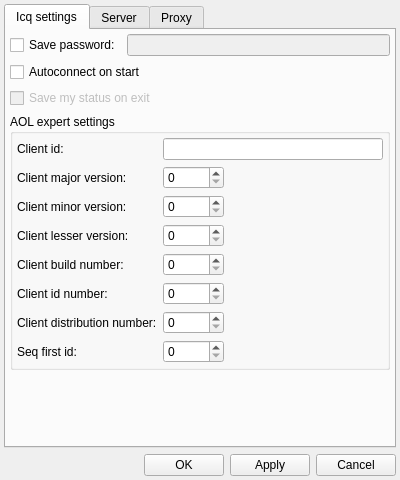
<?xml version="1.0" encoding="UTF-8"?>
<ui version="4.0">
 <class>accountEdit</class>
 <widget class="QWidget" name="accountEdit">
  <property name="geometry">
   <rect>
    <x>0</x>
    <y>0</y>
    <width>400</width>
    <height>480</height>
   </rect>
  </property>
  <property name="windowTitle">
   <string>Form</string>
  </property>
  <layout class="QGridLayout" name="gridLayout">
   <property name="margin">
    <number>4</number>
   </property>
   <item row="0" column="0">
    <widget class="QTabWidget" name="tabWidget">
     <property name="currentIndex">
      <number>0</number>
     </property>
     <widget class="QWidget" name="tab">
      <attribute name="title">
       <string>Icq settings</string>
      </attribute>
      <layout class="QGridLayout" name="gridLayout_5">
       <property name="margin">
        <number>4</number>
       </property>
       <item row="0" column="1">
        <layout class="QHBoxLayout" name="horizontalLayout_10">
         <item>
          <widget class="QCheckBox" name="savePassBox">
           <property name="text">
            <string>Save password:</string>
           </property>
          </widget>
         </item>
         <item>
          <widget class="QLineEdit" name="passwordEdit">
           <property name="enabled">
            <bool>false</bool>
           </property>
           <property name="echoMode">
            <enum>QLineEdit::Password</enum>
           </property>
          </widget>
         </item>
        </layout>
       </item>
       <item row="4" column="1">
        <spacer name="verticalSpacer_3">
         <property name="orientation">
          <enum>Qt::Vertical</enum>
         </property>
         <property name="sizeHint" stdset="0">
          <size>
           <width>20</width>
           <height>40</height>
          </size>
         </property>
        </spacer>
       </item>
       <item row="3" column="1">
        <widget class="QGroupBox" name="groupBox">
         <property name="title">
          <string>AOL expert settings</string>
         </property>
         <layout class="QGridLayout" name="gridLayout_4">
          <property name="margin">
           <number>4</number>
          </property>
          <item row="1" column="0">
           <widget class="QLabel" name="label_2">
            <property name="text">
             <string>Client id:</string>
            </property>
           </widget>
          </item>
          <item row="1" column="1">
           <widget class="QLineEdit" name="idEdit"/>
          </item>
          <item row="2" column="1">
           <layout class="QHBoxLayout" name="horizontalLayout_3">
            <item>
             <widget class="QSpinBox" name="majorBox">
              <property name="maximum">
               <number>65535</number>
              </property>
             </widget>
            </item>
            <item>
             <spacer name="horizontalSpacer_2">
              <property name="orientation">
               <enum>Qt::Horizontal</enum>
              </property>
              <property name="sizeHint" stdset="0">
               <size>
                <width>40</width>
                <height>20</height>
               </size>
              </property>
             </spacer>
            </item>
           </layout>
          </item>
          <item row="2" column="0">
           <widget class="QLabel" name="label_3">
            <property name="text">
             <string>Client major version:</string>
            </property>
           </widget>
          </item>
          <item row="3" column="0">
           <widget class="QLabel" name="label_4">
            <property name="text">
             <string>Client minor version:</string>
            </property>
           </widget>
          </item>
          <item row="3" column="1">
           <layout class="QHBoxLayout" name="horizontalLayout_4">
            <item>
             <widget class="QSpinBox" name="minorBox">
              <property name="maximum">
               <number>65535</number>
              </property>
             </widget>
            </item>
            <item>
             <spacer name="horizontalSpacer_3">
              <property name="orientation">
               <enum>Qt::Horizontal</enum>
              </property>
              <property name="sizeHint" stdset="0">
               <size>
                <width>40</width>
                <height>20</height>
               </size>
              </property>
             </spacer>
            </item>
           </layout>
          </item>
          <item row="4" column="0">
           <widget class="QLabel" name="label_5">
            <property name="text">
             <string>Client lesser version:</string>
            </property>
           </widget>
          </item>
          <item row="4" column="1">
           <layout class="QHBoxLayout" name="horizontalLayout_5">
            <item>
             <widget class="QSpinBox" name="lesserBox">
              <property name="maximum">
               <number>65535</number>
              </property>
             </widget>
            </item>
            <item>
             <spacer name="horizontalSpacer_4">
              <property name="orientation">
               <enum>Qt::Horizontal</enum>
              </property>
              <property name="sizeHint" stdset="0">
               <size>
                <width>40</width>
                <height>20</height>
               </size>
              </property>
             </spacer>
            </item>
           </layout>
          </item>
          <item row="5" column="0">
           <widget class="QLabel" name="label_6">
            <property name="text">
             <string>Client build number:</string>
            </property>
           </widget>
          </item>
          <item row="5" column="1">
           <layout class="QHBoxLayout" name="horizontalLayout_6">
            <item>
             <widget class="QSpinBox" name="buildBox">
              <property name="maximum">
               <number>65535</number>
              </property>
             </widget>
            </item>
            <item>
             <spacer name="horizontalSpacer_5">
              <property name="orientation">
               <enum>Qt::Horizontal</enum>
              </property>
              <property name="sizeHint" stdset="0">
               <size>
                <width>40</width>
                <height>20</height>
               </size>
              </property>
             </spacer>
            </item>
           </layout>
          </item>
          <item row="6" column="0">
           <widget class="QLabel" name="label_7">
            <property name="text">
             <string>Client id number:</string>
            </property>
           </widget>
          </item>
          <item row="6" column="1">
           <layout class="QHBoxLayout" name="horizontalLayout_7">
            <item>
             <widget class="QSpinBox" name="idBox">
              <property name="maximum">
               <number>65535</number>
              </property>
             </widget>
            </item>
            <item>
             <spacer name="horizontalSpacer_6">
              <property name="orientation">
               <enum>Qt::Horizontal</enum>
              </property>
              <property name="sizeHint" stdset="0">
               <size>
                <width>40</width>
                <height>20</height>
               </size>
              </property>
             </spacer>
            </item>
           </layout>
          </item>
          <item row="7" column="0">
           <widget class="QLabel" name="label_8">
            <property name="text">
             <string>Client distribution number:</string>
            </property>
           </widget>
          </item>
          <item row="7" column="1">
           <layout class="QHBoxLayout" name="horizontalLayout_8">
            <item>
             <widget class="QSpinBox" name="distributionBox">
              <property name="maximum">
               <number>65535</number>
              </property>
             </widget>
            </item>
            <item>
             <spacer name="horizontalSpacer_7">
              <property name="orientation">
               <enum>Qt::Horizontal</enum>
              </property>
              <property name="sizeHint" stdset="0">
               <size>
                <width>40</width>
                <height>20</height>
               </size>
              </property>
             </spacer>
            </item>
           </layout>
          </item>
          <item row="8" column="0">
           <widget class="QLabel" name="label_9">
            <property name="text">
             <string>Seq first id:</string>
            </property>
           </widget>
          </item>
          <item row="8" column="1">
           <layout class="QHBoxLayout" name="horizontalLayout_9">
            <item>
             <widget class="QSpinBox" name="seqBox">
              <property name="maximum">
               <number>65535</number>
              </property>
             </widget>
            </item>
            <item>
             <spacer name="horizontalSpacer_8">
              <property name="orientation">
               <enum>Qt::Horizontal</enum>
              </property>
              <property name="sizeHint" stdset="0">
               <size>
                <width>40</width>
                <height>20</height>
               </size>
              </property>
             </spacer>
            </item>
           </layout>
          </item>
         </layout>
        </widget>
       </item>
       <item row="1" column="1">
        <widget class="QCheckBox" name="autoBox">
         <property name="text">
          <string>Autoconnect on start</string>
         </property>
        </widget>
       </item>
       <item row="2" column="1">
        <widget class="QCheckBox" name="saveStatusOnExitBox">
         <property name="enabled">
          <bool>false</bool>
         </property>
         <property name="text">
          <string>Save my status on exit</string>
         </property>
        </widget>
       </item>
      </layout>
     </widget>
     <widget class="QWidget" name="tab_2">
      <attribute name="title">
       <string>Server</string>
      </attribute>
      <layout class="QGridLayout" name="gridLayout_2">
       <property name="margin">
        <number>4</number>
       </property>
       <item row="1" column="0">
        <widget class="QCheckBox" name="keepAliveBox">
         <property name="text">
          <string>Keep connection alive</string>
         </property>
        </widget>
       </item>
       <item row="2" column="0">
        <widget class="QCheckBox" name="secureBox">
         <property name="text">
          <string>Secure login</string>
         </property>
        </widget>
       </item>
       <item row="3" column="0">
        <widget class="QCheckBox" name="useProxyBox">
         <property name="text">
          <string>Proxy connection</string>
         </property>
        </widget>
       </item>
       <item row="4" column="0">
        <layout class="QHBoxLayout" name="horizontalLayout_2">
         <item>
          <widget class="QLabel" name="label">
           <property name="sizePolicy">
            <sizepolicy hsizetype="Preferred" vsizetype="Fixed">
             <horstretch>0</horstretch>
             <verstretch>0</verstretch>
            </sizepolicy>
           </property>
           <property name="text">
            <string>Listen port for file transfer:</string>
           </property>
          </widget>
         </item>
         <item>
          <widget class="QSpinBox" name="listenPortBox">
           <property name="sizePolicy">
            <sizepolicy hsizetype="Fixed" vsizetype="Fixed">
             <horstretch>0</horstretch>
             <verstretch>0</verstretch>
            </sizepolicy>
           </property>
           <property name="minimum">
            <number>1024</number>
           </property>
           <property name="maximum">
            <number>65535</number>
           </property>
           <property name="value">
            <number>5191</number>
           </property>
          </widget>
         </item>
         <item>
          <spacer name="horizontalSpacer_9">
           <property name="orientation">
            <enum>Qt::Horizontal</enum>
           </property>
           <property name="sizeHint" stdset="0">
            <size>
             <width>40</width>
             <height>20</height>
            </size>
           </property>
          </spacer>
         </item>
        </layout>
       </item>
       <item row="5" column="0">
        <spacer name="verticalSpacer">
         <property name="orientation">
          <enum>Qt::Vertical</enum>
         </property>
         <property name="sizeHint" stdset="0">
          <size>
           <width>20</width>
           <height>98</height>
          </size>
         </property>
        </spacer>
       </item>
       <item row="0" column="0">
        <widget class="QGroupBox" name="serverBox">
         <property name="sizePolicy">
          <sizepolicy hsizetype="Preferred" vsizetype="Fixed">
           <horstretch>0</horstretch>
           <verstretch>0</verstretch>
          </sizepolicy>
         </property>
         <property name="title">
          <string>Server</string>
         </property>
         <layout class="QFormLayout" name="formLayout">
          <property name="labelAlignment">
           <set>Qt::AlignLeading|Qt::AlignLeft|Qt::AlignVCenter</set>
          </property>
          <property name="margin">
           <number>4</number>
          </property>
          <item row="1" column="0">
           <widget class="QLabel" name="hostLabel_2">
            <property name="text">
             <string>Host:</string>
            </property>
           </widget>
          </item>
          <item row="1" column="1">
           <widget class="QLineEdit" name="hostEdit">
            <property name="minimumSize">
             <size>
              <width>150</width>
              <height>0</height>
             </size>
            </property>
            <property name="text">
             <string>login.icq.com</string>
            </property>
           </widget>
          </item>
          <item row="2" column="0">
           <widget class="QLabel" name="portLabel_2">
            <property name="text">
             <string>Port:</string>
            </property>
           </widget>
          </item>
          <item row="2" column="1">
           <layout class="QHBoxLayout" name="_11">
            <item>
             <widget class="QSpinBox" name="portBox">
              <property name="minimum">
               <number>1</number>
              </property>
              <property name="maximum">
               <number>65535</number>
              </property>
              <property name="value">
               <number>5190</number>
              </property>
             </widget>
            </item>
            <item>
             <spacer>
              <property name="orientation">
               <enum>Qt::Horizontal</enum>
              </property>
              <property name="sizeHint" stdset="0">
               <size>
                <width>40</width>
                <height>20</height>
               </size>
              </property>
             </spacer>
            </item>
           </layout>
          </item>
         </layout>
        </widget>
       </item>
      </layout>
     </widget>
     <widget class="QWidget" name="tab_3">
      <attribute name="title">
       <string>Proxy</string>
      </attribute>
      <layout class="QGridLayout" name="gridLayout_3">
       <property name="margin">
        <number>4</number>
       </property>
       <item row="0" column="0">
        <layout class="QFormLayout" name="formLayout_2">
         <property name="labelAlignment">
          <set>Qt::AlignLeading|Qt::AlignLeft|Qt::AlignVCenter</set>
         </property>
         <item row="0" column="0">
          <widget class="QLabel" name="typeLabel">
           <property name="text">
            <string>Type:</string>
           </property>
          </widget>
         </item>
         <item row="1" column="0">
          <widget class="QLabel" name="proxyHostLabel">
           <property name="text">
            <string>Host:</string>
           </property>
          </widget>
         </item>
         <item row="2" column="0">
          <widget class="QLabel" name="proxyPortLabel">
           <property name="text">
            <string>Port:</string>
           </property>
          </widget>
         </item>
         <item row="0" column="1">
          <widget class="QComboBox" name="typeBox">
           <property name="minimumSize">
            <size>
             <width>140</width>
             <height>0</height>
            </size>
           </property>
           <item>
            <property name="text">
             <string>None</string>
            </property>
           </item>
           <item>
            <property name="text">
             <string>HTTP</string>
            </property>
           </item>
           <item>
            <property name="text">
             <string>SOCKS 5</string>
            </property>
           </item>
          </widget>
         </item>
         <item row="1" column="1">
          <widget class="QLineEdit" name="proxyHostEdit">
           <property name="enabled">
            <bool>false</bool>
           </property>
          </widget>
         </item>
         <item row="2" column="1">
          <layout class="QHBoxLayout" name="_17">
           <item>
            <widget class="QSpinBox" name="proxyPortBox">
             <property name="enabled">
              <bool>false</bool>
             </property>
             <property name="minimum">
              <number>1</number>
             </property>
             <property name="maximum">
              <number>65535</number>
             </property>
            </widget>
           </item>
           <item>
            <spacer>
             <property name="orientation">
              <enum>Qt::Horizontal</enum>
             </property>
             <property name="sizeHint" stdset="0">
              <size>
               <width>40</width>
               <height>20</height>
              </size>
             </property>
            </spacer>
           </item>
          </layout>
         </item>
        </layout>
       </item>
       <item row="1" column="0">
        <widget class="QCheckBox" name="authBox">
         <property name="enabled">
          <bool>false</bool>
         </property>
         <property name="text">
          <string>Authentication</string>
         </property>
        </widget>
       </item>
       <item row="2" column="0">
        <layout class="QFormLayout" name="formLayout_3">
         <property name="labelAlignment">
          <set>Qt::AlignLeading|Qt::AlignLeft|Qt::AlignVCenter</set>
         </property>
         <item row="0" column="0">
          <widget class="QLabel" name="userNameLabel">
           <property name="text">
            <string>User name:</string>
           </property>
          </widget>
         </item>
         <item row="1" column="0">
          <widget class="QLabel" name="userPasswordLabel">
           <property name="text">
            <string>Password:</string>
           </property>
          </widget>
         </item>
         <item row="0" column="1">
          <widget class="QLineEdit" name="userNameEdit">
           <property name="enabled">
            <bool>false</bool>
           </property>
          </widget>
         </item>
         <item row="1" column="1">
          <widget class="QLineEdit" name="userPasswordEdit">
           <property name="enabled">
            <bool>false</bool>
           </property>
           <property name="echoMode">
            <enum>QLineEdit::Password</enum>
           </property>
          </widget>
         </item>
        </layout>
       </item>
       <item row="3" column="0">
        <spacer name="verticalSpacer_2">
         <property name="orientation">
          <enum>Qt::Vertical</enum>
         </property>
         <property name="sizeHint" stdset="0">
          <size>
           <width>20</width>
           <height>40</height>
          </size>
         </property>
        </spacer>
       </item>
      </layout>
     </widget>
    </widget>
   </item>
   <item row="1" column="0">
    <layout class="QHBoxLayout" name="horizontalLayout">
     <item>
      <spacer name="horizontalSpacer">
       <property name="orientation">
        <enum>Qt::Horizontal</enum>
       </property>
       <property name="sizeHint" stdset="0">
        <size>
         <width>40</width>
         <height>20</height>
        </size>
       </property>
      </spacer>
     </item>
     <item>
      <widget class="QPushButton" name="okButton">
       <property name="text">
        <string>OK</string>
       </property>
      </widget>
     </item>
     <item>
      <widget class="QPushButton" name="applyButton">
       <property name="text">
        <string>Apply</string>
       </property>
      </widget>
     </item>
     <item>
      <widget class="QPushButton" name="cancelButton">
       <property name="text">
        <string>Cancel</string>
       </property>
      </widget>
     </item>
    </layout>
   </item>
  </layout>
 </widget>
 <resources/>
 <connections>
  <connection>
   <sender>savePassBox</sender>
   <signal>toggled(bool)</signal>
   <receiver>passwordEdit</receiver>
   <slot>setEnabled(bool)</slot>
   <hints>
    <hint type="sourcelabel">
     <x>85</x>
     <y>108</y>
    </hint>
    <hint type="destinationlabel">
     <x>94</x>
     <y>83</y>
    </hint>
   </hints>
  </connection>
  <connection>
   <sender>authBox</sender>
   <signal>toggled(bool)</signal>
   <receiver>userNameEdit</receiver>
   <slot>setEnabled(bool)</slot>
   <hints>
    <hint type="sourcelabel">
     <x>105</x>
     <y>184</y>
    </hint>
    <hint type="destinationlabel">
     <x>126</x>
     <y>207</y>
    </hint>
   </hints>
  </connection>
  <connection>
   <sender>authBox</sender>
   <signal>toggled(bool)</signal>
   <receiver>userPasswordEdit</receiver>
   <slot>setEnabled(bool)</slot>
   <hints>
    <hint type="sourcelabel">
     <x>60</x>
     <y>180</y>
    </hint>
    <hint type="destinationlabel">
     <x>155</x>
     <y>244</y>
    </hint>
   </hints>
  </connection>
  <connection>
   <sender>autoBox</sender>
   <signal>toggled(bool)</signal>
   <receiver>saveStatusOnExitBox</receiver>
   <slot>setEnabled(bool)</slot>
   <hints>
    <hint type="sourcelabel">
     <x>199</x>
     <y>78</y>
    </hint>
    <hint type="destinationlabel">
     <x>199</x>
     <y>105</y>
    </hint>
   </hints>
  </connection>
 </connections>
</ui>
